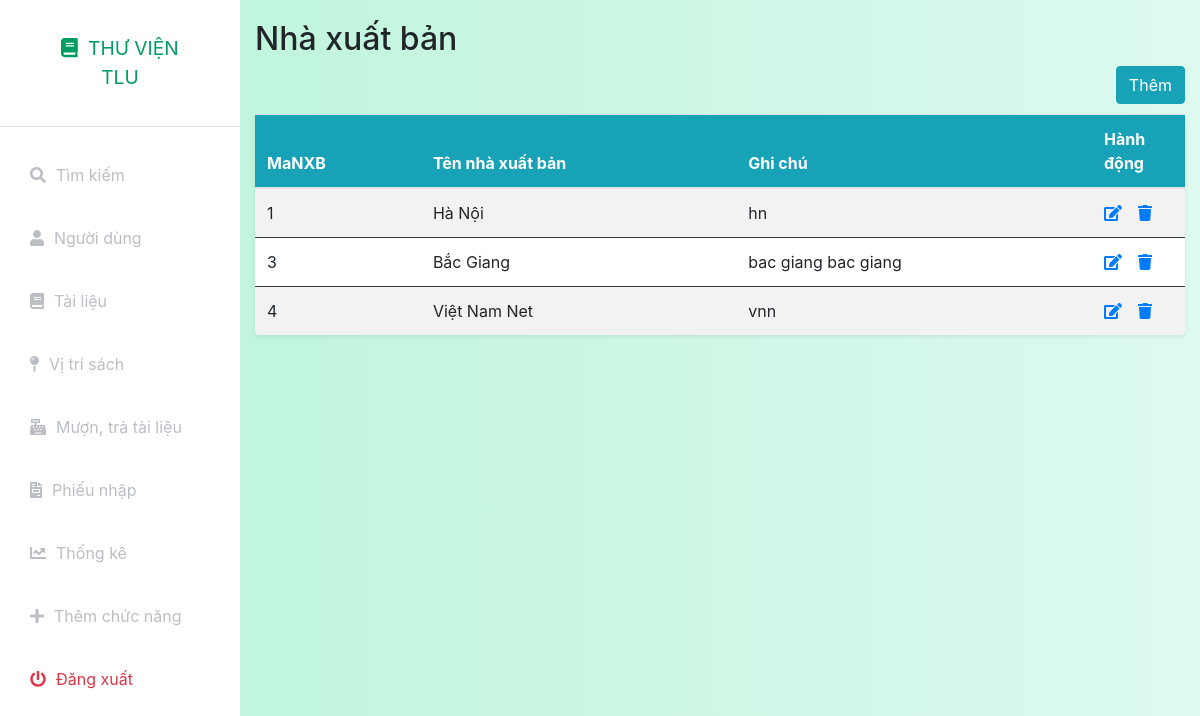
The page /index.php?controller=publish&action=index (signed in) on the database its author committed.
### tables this page shows
CREATE TABLE `nhaxuatban` (
  `MaNXB` int(11) NOT NULL,
  `TenNXB` text NOT NULL,
  `GhiChu` text NOT NULL,
  `status` int(11) NOT NULL DEFAULT 1
);

### index.php (called while the page is built, shortened)
<?php
include_once('models/Auth.php');
$action = isset($_GET['action']) ? $_GET['action'] : 'index';
$object = new $classController();
$object->$action();
?>

### config.php (called while the page is built, shortened)
<?php
function getalldata($query)
{
    global $connect;
    $result=mysqli_query($connect,$query);
    if(mysqli_num_rows($result)>0)
        return mysqli_fetch_all($result,MYSQLI_ASSOC);
    else
        return false;
}
function getonedata($query)
{
    global $connect;
    $result=mysqli_query($connect,$query);
    if($result&&mysqli_num_rows($result)==1)
        return mysqli_fetch_assoc($result);
    else
        return false;
}
?>

### models/User.php (called while the page is built, shortened)
<?php
include_once('./config.php');
class User
{
    public static function show($idoruser)
    {
        $query = "select * from nguoidung where id = '$idoruser' or Username = '$idoruser'";
        $data = getonedata($query);
        return $data;
    }
}

### models/Auth.php (called while the page is built, shortened)
<?php
include_once('./config.php');
include_once('User.php');
class Auth
{
    private static $ChucDanh = null;
    public static function isAdmin()
    {
        if(self::isLogin())
        {
            if (self::$ChucDanh == 'admin')
                return true;
            else
                return false;
        }
        else
        {
            return false;
        }
    }
    public static function isLogin()
    {
        if (isset($_SESSION['token']) && isset($_SESSION['Username'])) {
            $data = User::show($_SESSION['Username']);
            if($data)
            {
                if($data['token'] == $_SESSION['token'])
                {
                    self::$ChucDanh = $data['ChucDanh'];
                    return true;
                }
            }
            else
            {
                return false;
            }
        } else
            return false;
    }
}

### models/Publish.php (called while the page is built, shortened)
<?php
include_once('./config.php');
class Publish
{
    public static function index()
    {
        $query = "select * from nhaxuatban  where status = '1'";
        $data = getalldata($query);
        return $data;
    }
}

### views/publish/index.php (the view)
<?php include_once('././assets/layouts/header.php'); ?>
<?php include_once('././assets/layouts/siderbar.php'); ?>
<div class="container-fluid" style="padding-top:20px">
    <h2>Nhà xuất bản</h2>
    <table class="table table-striped bg-white rounded shadow-sm  table-hover">
        <div class="d-grid gap-2 d-md-flex justify-content-md-end">
            <a name="" id="" class="btn btn-info" href="index.php?controller=publish&action=add" role="button" style="margin-bottom:10px">Thêm</a>
        </div>
        <thead class="bg-info text-white">
            <tr class="border-dark">
                <th>MaNXB</th>
                <th>Tên nhà xuất bản</th>
                <th>Ghi chú</th>
                <th style="width: 10%;">Hành động</th>
            </tr>
        </thead>
        <tbody>
            <?php
            if (isset($data) && is_array($data)) {
                foreach ($data as $document) {
                    if ($document['status'] == 1) {
                        echo "<tr>";
                        echo "<td class=\"border-dark\" scope=\"row\">" . $document['MaNXB'] . "</td>";
                        echo "<td class=\"border-dark\" scope=\"row\">" . $document['TenNXB'] . "</td>";
                        echo "<td class=\"border-dark\">" . $document['GhiChu'] . "</td>";
                        echo '<td class="border-dark">';
                        echo '<a href="index.php?controller=publish&action=edit&MaNXB=' . $document['MaNXB'] . '"><i class="fas fa-edit"></i></a>';
                        echo '<a class="ml-3" onclick="return confirm(\'Bạn có muốn xóa ?\')" href="index.php?controller=publish&action=delete&MaNXB=' . $document['MaNXB'] . '"><i class="fas fa-trash"></i></a>';
                        echo "</tr>";
                    }
                }
            }
            ?>
    </table>
</div>
<?php include_once('././assets/layouts/footer.php'); ?>

### assets/css/styles.css (style rules this page uses)
:root { --main-bg-color: #009d63; --main-text-color: #009d63; --second-text-color: #bbbec5; --second-bg-color: #c1efde; }

### rows shown on the page
nhaxuatban: MaNXB "1", TenNXB "Hà Nội", GhiChu "hn"
nhaxuatban: MaNXB "3", TenNXB "Bắc Giang", GhiChu "bac giang bac giang"
nhaxuatban: MaNXB "4", TenNXB "Việt Nam Net", GhiChu "vnn"
